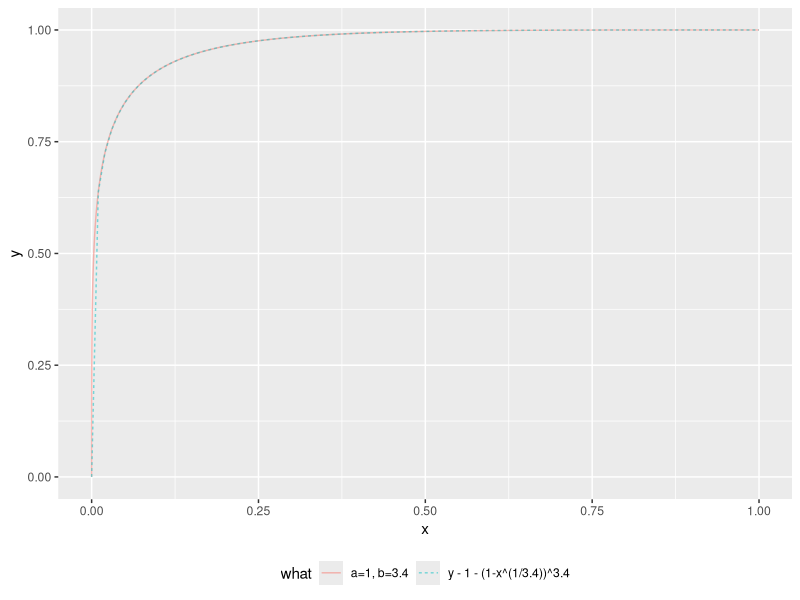
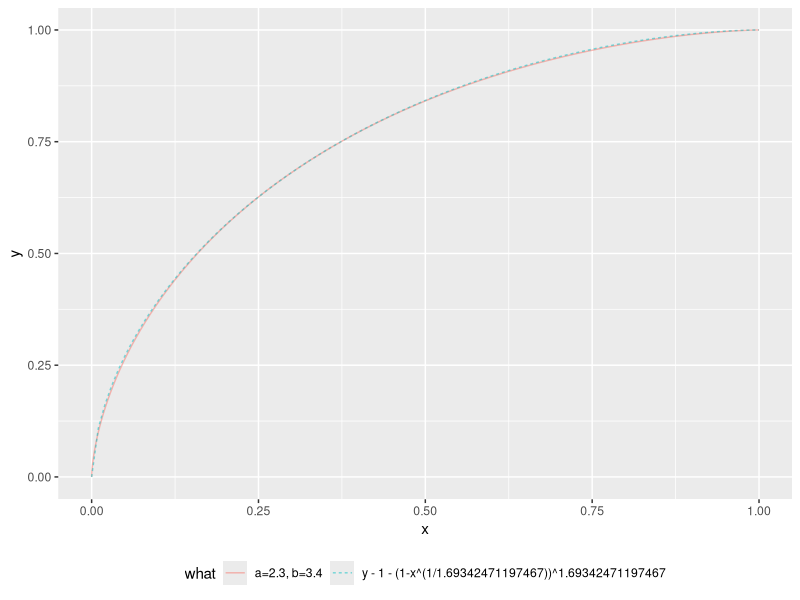
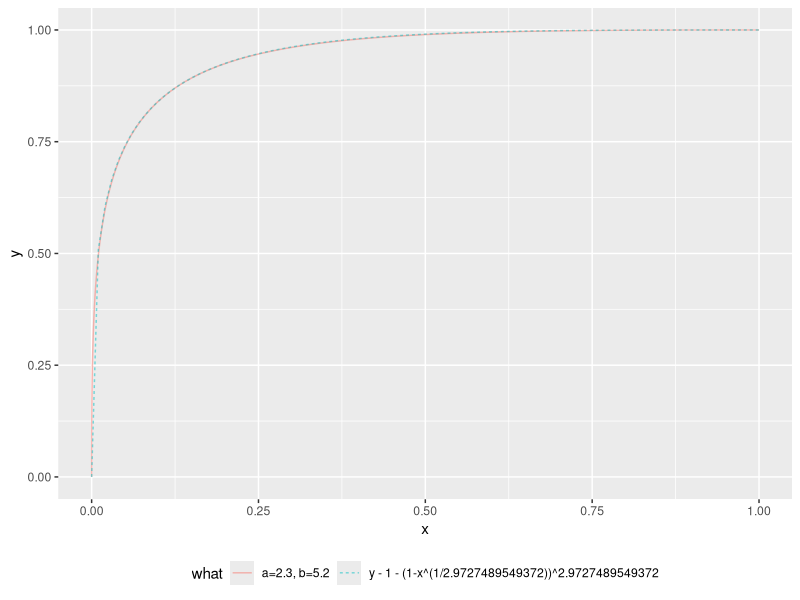

Here is the R script that generated these plots, in order:
## ---- chunk 1
library(ggplot2)
## ---- chunk 2
mk_curve_beta <- function(a, b, left = 0, right = 1) {
  d <- data.frame(
    t = seq(left, right, length.out = 101)
  )
  d$x <- 1 - pbeta(d$t, shape1 = a, shape2 = b)
  d$y <- 1 - pbeta(d$t, shape1 = b, shape2 = a)
  d$a <- a
  d$b <- b
  d$what <- paste0('a=', a, ', b=', b)
  d
}

mk_curve_polynomial <- function(b, left = 0, right = 1) {
  d <- data.frame(
    t = NA,
    x = seq(left, right, length.out = 101)
  )
  d$y <- 1 - (1 - d$x^(1/b))^b
  d$a <- 1
  d$b <- b
  d$what <- paste0('y - 1 - (1-x^(1/', b,'))^', b)
  d
}

plot_curve_list <- function(curves) {
  ggplot(data = curves,
         aes(x = x, y = y, color = what, linetype=what)) + 
    geom_line(alpha = 0.5) +
    theme(legend.position="bottom")
}

c1 <- mk_curve_beta(1, 3.4)
c2 <- mk_curve_polynomial(3.4)
plot_curve_list(do.call(rbind, list(c1, c2)))
## ---- chunk 3
c1 <- mk_curve_beta(2.3, 3.4)
target_x <- c1$x[c1$t==0.5][[1]]
# solve for (1-0.5)^b == target_x
b_soln <- log(target_x) / log(0.5)
c2 <- mk_curve_polynomial(b_soln)
plot_curve_list(do.call(rbind, list(c1, c2)))
## ---- chunk 4
c1 <- mk_curve_beta(2.3, 5.2)
target_x <- c1$x[c1$t==0.5][[1]]
# solve for (1-0.5)^b == target_x
b_soln <- log(target_x) / log(0.5)
c2 <- mk_curve_polynomial(b_soln)
plot_curve_list(do.call(rbind, list(c1, c2)))
